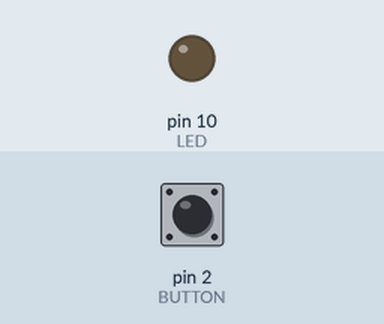
A sketch run on a simulated Arduino Uno, built with avr-gcc and run on an emulated ATmega328P. On the bench: output pins drawn as LEDs (lit = HIGH). The inputs (shaded band) are chosen by the test bench; at power-on: pin 2 (BUTTON) LOW.

Above: at 1.2 s.
1.3 s: pin 2 (BUTTON) pulled HIGH for 0.15 s
At 1.9 s:
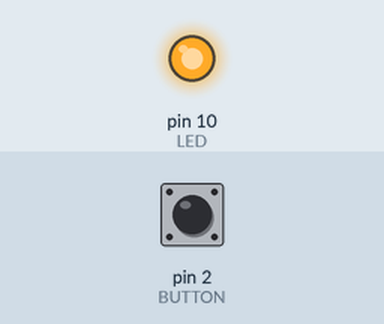
2.9 s: pin 2 (BUTTON) pulled HIGH for 1 s
At 4.3 s:
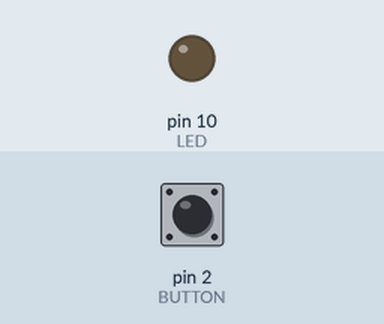
5.4 s: pin 2 (BUTTON) pulled HIGH for 3.2 s
At 6.2 s:
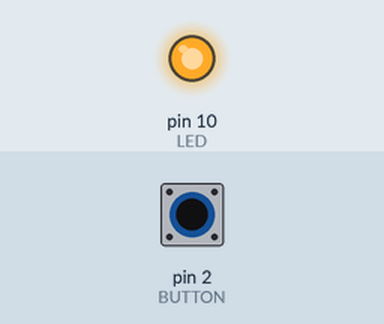
Timing chart, 0 to 8.4 s (numbered marks = the images above; inputs shaded):
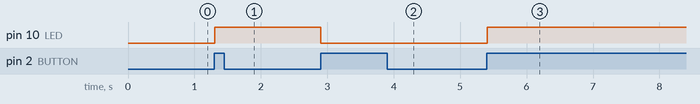

The sketch:

3-bouncy_button.ino
```cpp
const int LED = 10;
const int BUTTON = 2;
bool lastButton = LOW;      // Prev. button state
bool currentButton = LOW;   // Current button state
bool ledOn = false;

void setup() {
  pinMode(LED, OUTPUT);
  pinMode(BUTTON, INPUT);
}


// As long as the button is not pushed, currentButton remains LOW.
// And eventually it will update lastButton = LOW (if not being pushed)
// Which doesn't affect the led's state

// As soon as currentButton is switched to HIGH (being push),
// there's a differenet in states with lastButton,
// ===> Change LED.

void loop() {
  currentButton = findCurrentState(lastButton);
  if (currentButton == HIGH && lastButton == LOW) {
    ledOn = !ledOn;
  }
  lastButton = currentButton;
  digitalWrite(LED, ledOn);
}


// This function will make sure that the state of the button is collected correctly.
// Always takes 'current' button no matter what the last is.
bool findCurrentState(bool last) {
  bool current = digitalRead(BUTTON);
  if (last != current) {
    delay(5);           // Wait 5ms for the bouncing signal.
    current = digitalRead(BUTTON);
  }
  return current;
}
```

Measured:
- after the input at 1.3 s, pin 10 (LED): LOW → HIGH at once
- after the input at 2.9 s, pin 10 (LED): HIGH → LOW at once
- after the input at 5.4 s, pin 10 (LED): LOW → HIGH at once
